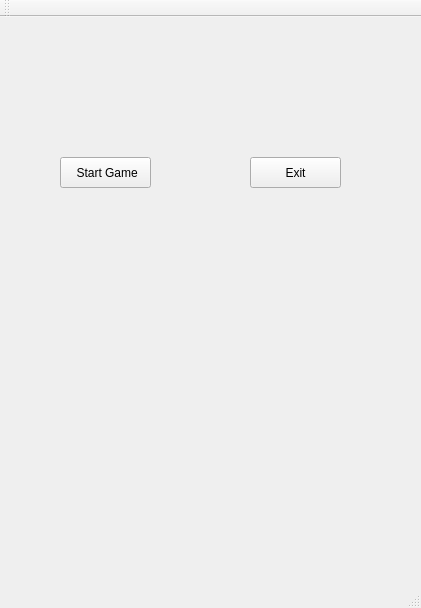
<?xml version="1.0" encoding="UTF-8"?>
<ui version="4.0">
 <class>MainWindow</class>
 <widget class="QMainWindow" name="MainWindow">
  <property name="geometry">
   <rect>
    <x>0</x>
    <y>0</y>
    <width>421</width>
    <height>608</height>
   </rect>
  </property>
  <property name="windowTitle">
   <string>MainWindow</string>
  </property>
  <widget class="QWidget" name="centralWidget">
   <widget class="QLabel" name="label">
    <property name="geometry">
     <rect>
      <x>0</x>
      <y>-60</y>
      <width>431</width>
      <height>671</height>
     </rect>
    </property>
    <property name="text">
     <string/>
    </property>
    <property name="pixmap">
     <pixmap>:/pics/MapleTaiko_Background.jpg</pixmap>
    </property>
   </widget>
   <widget class="QPushButton" name="pushButton">
    <property name="geometry">
     <rect>
      <x>60</x>
      <y>140</y>
      <width>91</width>
      <height>31</height>
     </rect>
    </property>
    <property name="text">
     <string> Start Game</string>
    </property>
   </widget>
   <widget class="QPushButton" name="pushButton_2">
    <property name="geometry">
     <rect>
      <x>250</x>
      <y>140</y>
      <width>91</width>
      <height>31</height>
     </rect>
    </property>
    <property name="text">
     <string>Exit</string>
    </property>
   </widget>
   <widget class="QLabel" name="label_2">
    <property name="geometry">
     <rect>
      <x>0</x>
      <y>-30</y>
      <width>411</width>
      <height>611</height>
     </rect>
    </property>
    <property name="text">
     <string/>
    </property>
    <property name="pixmap">
     <pixmap resource="pics.qrc">:/images/MapleTaiko_Background.jpg</pixmap>
    </property>
   </widget>
   <zorder>label_2</zorder>
   <zorder>label</zorder>
   <zorder>pushButton</zorder>
   <zorder>pushButton_2</zorder>
  </widget>
  <widget class="QMenuBar" name="menuBar">
   <property name="geometry">
    <rect>
     <x>0</x>
     <y>0</y>
     <width>421</width>
     <height>22</height>
    </rect>
   </property>
  </widget>
  <widget class="QToolBar" name="mainToolBar">
   <attribute name="toolBarArea">
    <enum>TopToolBarArea</enum>
   </attribute>
   <attribute name="toolBarBreak">
    <bool>false</bool>
   </attribute>
  </widget>
  <widget class="QStatusBar" name="statusBar"/>
 </widget>
 <layoutdefault spacing="6" margin="11"/>
 <resources>
  <include location="pics.qrc"/>
 </resources>
 <connections>
  <connection>
   <sender>pushButton_2</sender>
   <signal>clicked()</signal>
   <receiver>MainWindow</receiver>
   <slot>close()</slot>
   <hints>
    <hint type="sourcelabel">
     <x>325</x>
     <y>192</y>
    </hint>
    <hint type="destinationlabel">
     <x>407</x>
     <y>247</y>
    </hint>
   </hints>
  </connection>
 </connections>
</ui>
